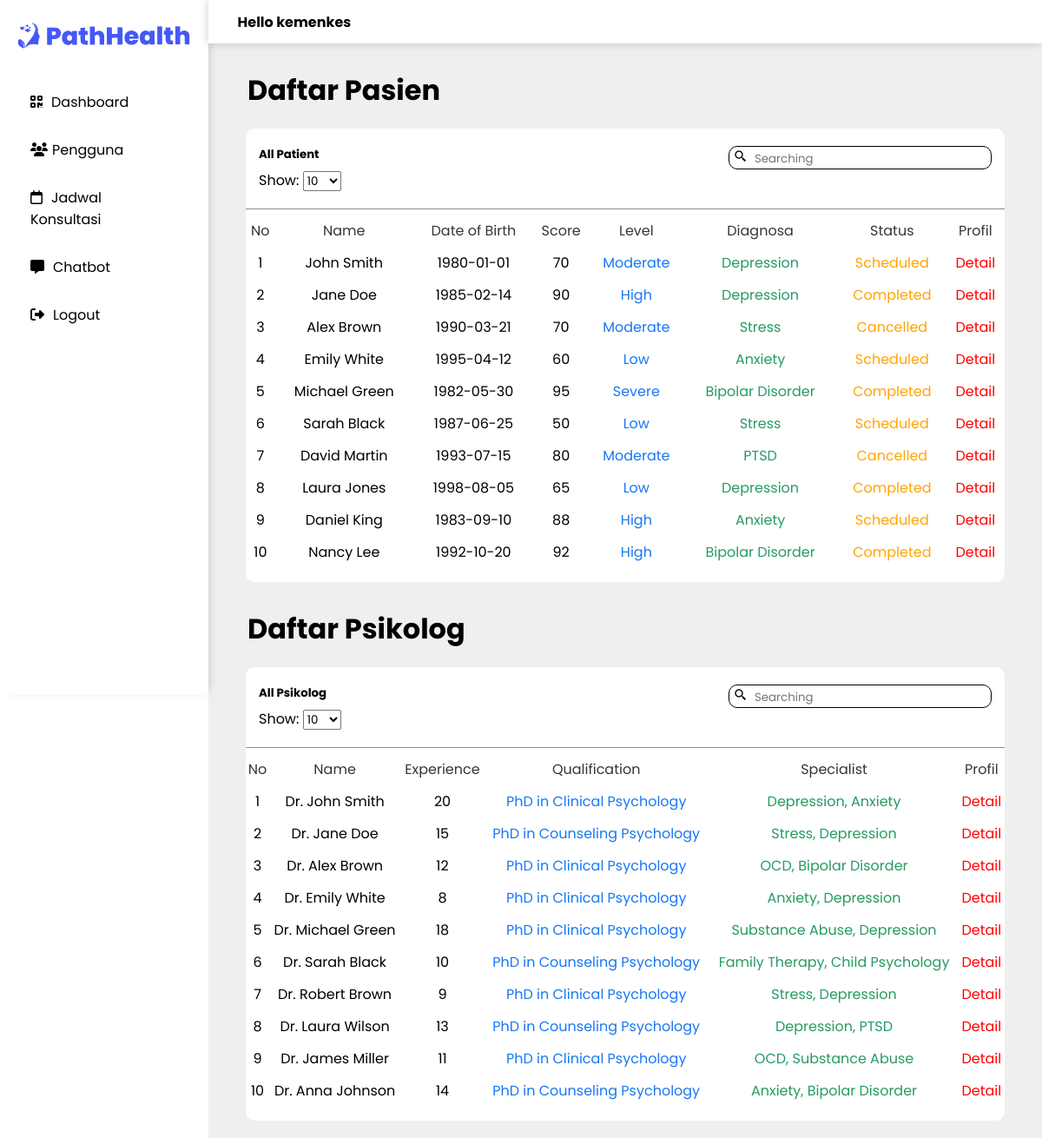
Page /dashboard/admin/pengguna.php (signed in) on the committed database.
### tables this page shows
CREATE TABLE `psychologists` (
  `psychologist_id` int(11) NOT NULL,
  `username` varchar(50) NOT NULL,
  `password` varchar(255) NOT NULL,
  `email` varchar(100) NOT NULL,
  `full_name` varchar(100) DEFAULT NULL,
  `qualifications` text DEFAULT NULL,
  `specialties` text DEFAULT NULL,
  `experience_years` int(11) DEFAULT NULL,
  `profile_picture` varchar(255) DEFAULT NULL,
  `created_at` timestamp NOT NULL DEFAULT current_timestamp(),
  `description` varchar(5000) NOT NULL,
  `id_wilayah` int(11) DEFAULT NULL
);

### dashboard/admin/pengguna.php (the view, shortened to what this page needs)
<?php
include "../koneksi.php";
$full_name = $_SESSION['full_name'];
?>
<!DOCTYPE html>
<html lang="en">
<head>
    <link rel="stylesheet" href="../../style/psikolog/daftarPasien.css">
    <link href='https://unpkg.com/boxicons@2.1.4/css/boxicons.min.css' rel='stylesheet'>
    <link rel="stylesheet" href="https://cdnjs.cloudflare.com/ajax/libs/font-awesome/6.5.1/css/all.min.css" />
</head>
<body>
    <div class="page">
        <div class="navbar">
            <div class="logo"><img src="../../asset/logo2.png" alt=""></div>
            <div class="dashboard"><i class='fas fa-qrcode '></i><a href="dashboard.php">Dashboard</a></div>
            <div class="daftarPsikolog"><i class="fa-solid fa-users"></i><a href="pengguna.php">Pengguna</a></div>
            <div class="jadwal"><i class="fa-regular fa-calendar"></i><a href="jadwalKonsultasi.php">Jadwal Konsultasi</a></div>
            <div class="laporan"><i class="fa-solid fa-message"></i><a href="chatbot.php">Chatbot</a></div>
            <div class="jadwal"><i class="fa-solid fa-right-from-bracket"></i><a href="../login/login.php">Logout</a></div>
        </div>
        <div class="main">
            <div class="container">
                <div class="profil">
                    <div class="user"><h4>Hello <?php echo $full_name; ?></h4></div>
                </div>
            </div>
            <div class="menu">
                <h1>Daftar Pasien</h1>
            </div>
            <div class="patient">
                <div class="sub">
                    <div class="box-sub">
                        <h5>All Patient</h5>
                    </div>
                    <div class="box-sub1">
                        <form action="searchUser.php" method="POST">
                            <i class='bx bx-search-alt-2'>
                                <input type="search" id="gsearch_user" name="gsearch_user" placeholder="Searching">
                            </i>
                        </form>
                    </div>
                </div>
                <form method="GET" action="">
                    <label for="patient_limit">Show:</label>
                    <select name="patient_limit" id="patient_limit" onchange="this.form.submit()">
                        <option value="10" <?php if(isset($_GET['patient_limit']) && $_GET['patient_limit'] == 10) echo 'selected'; ?>>10</option>
                    </select>
                </form>
                <div class="data">
                    <div class="card">
                        <div class="table">
                            <table class="bordered" width="100%">
                                <thead>
                                    <tr>
                                        <th>No</th>
                                        <th>Name</th>
                                        <th>Date of Birth</th>
                                        <th>Score</th>
                                        <th>Level</th>
                                        <th>Diagnosa</th>
                                        <th>Status</th>
                                        <th>Profil</th>
                                    </tr>
                                </thead>
                                <tbody>
                                    <?php
                                    $patient_limit = 10;
                                    $i=1;
                                    $result_patients = mysqli_query($conn, "SELECT users.user_id, users.full_name, users.date_of_birth, mentalhealthtests.score, mentalhealthtests.severity_level, mentalhealthtests.potential_diagnosis, consultations.status
                                                        FROM users
                                                        JOIN consultations ON users.user_id = consultations.user_id
                                                        JOIN mentalhealthtests ON users.user_id = mentalhealthtests.user_id
                                                        LIMIT $patient_limit");
                                    while($row = mysqli_fetch_array($result_patients, MYSQLI_ASSOC))
                                    {
                                    ?>
                                    <tr>
                                        <th><?php echo $i++;?></th>
                                        <th><?php echo $row['full_name'];?></th>
                                        <th><?php echo $row['date_of_birth'];?></th>
                                        <th><?php echo $row['score'];?></th>
                                        <th class="skor"><?php echo $row['severity_level'];?></th>
                                        <th class="aksi"><?php echo $row['potential_diagnosis'];?></th>
                                        <th class="status"><?php echo $row['status'];?></th>
                                        <th>
                                            <a href="dataPasien.php?user_id=<?php echo $row['user_id']; ?>">
                                                Detail
                                            </a>
                                        </th>
                                    </tr>
                                    <?php
                                        }
                                        ?>
                                </tbody>
                            </table>
                        </div>
                    </div>
                </div>
            </div>
            <div class="menu">
                <h1>Daftar Psikolog</h1>
            </div>
            <div class="patient">
                <div class="sub">
                    <div class="box-sub">
                        <h5>All Psikolog</h5>
                    </div>
                    <div class="box-sub1">
                        <form action="searchPsikolog.php" method="POST">
                            <i class='bx bx-search-alt-2'>
                                <input type="search" id="gsearch_psikolog" name="gsearch_psikolog" placeholder="Searching">
                            </i>
                        </form>
                    </div>
                </div>
                <form method="GET" action="">
                    <label for="psychologist_limit">Show:</label>
                    <select name="psychologist_limit" id="psychologist_limit" onchange="this.form.submit()">
                        <option value="10" <?php if(isset($_GET['psychologist_limit']) && $_GET['psychologist_limit'] == 10) echo 'selected'; ?>>10</option>
                    </select>
                </form>
                <div class="data">
                    <div class="card">
                        <div class="table">
                            <table class="bordered" width="100%">
                                <thead>
                                    <tr>
                                        <th>No</th>
                                        <th>Name</th>
                                        <th>Experience</th>
                                        <th>Qualification</th>
                                        <th>Specialist</th>
                                        <th>Profil</th>
                                    </tr>
                                </thead>
                                <tbody>
                                    <?php
                                    $psychologist_limit = 10;
                                    $i=1;
                                    $result_psychologists = mysqli_query($conn, "SELECT * FROM psychologists LIMIT $psychologist_limit");
                                    while($row = mysqli_fetch_array($result_psychologists, MYSQLI_ASSOC))
                                    {
                                    ?>
                                    <tr>
                                        <th><?php echo $i++;?></th>
                                        <th><?php echo $row['full_name'];?></th>
                                        <th><?php echo $row['experience_years'];?></th>
                                        <th class="skor"><?php echo $row['qualifications'];?></th>
                                        <th class="aksi"><?php echo $row['specialties'];?></th>
                                        <th>
                                            <a href="dataPsikolog.php?psychologist_id=<?php echo $row['psychologist_id']; ?>">
                                                Detail
                                            </a>
                                        </th>
                                    </tr>
                                    <?php
                                    }
                                    ?>
                                </tbody>
                            </table>
                        </div>
                    </div>
                </div>
            </div>
        </div>
    </div>
</body>
</html>

### style/psikolog/daftarPasien.css (style rules this page uses)
* { margin: 0; padding: 0; box-sizing: border-box; font-family: "Poppins", sans-serif; scroll-behavior: smooth; color: #000000; }
.page { display: flex; width: 100%; height: 100%; }
.page .navbar { padding: 20px; width: 20%; height: 100vh; box-shadow: 5px 0 10px -5px rgba(0, 0, 0, 0.2); position: fixed; top: 0; left: 0; background: white; overflow-y: auto; }
.page .navbar .logo img { width: 100%; margin-bottom: 20px; }
.page .navbar .dashboard { padding: 15px; }
.page .navbar .dashboard a { padding: 5px; text-decoration: none; }
.page .navbar i { padding-right: 5px; }
.page .navbar .daftarPsikolog { padding: 15px; }
.page .navbar .daftarPsikolog a { text-decoration: none; }
.page .navbar .jadwal { padding: 15px; }
.page .navbar .jadwal a { padding: 5px; text-decoration: none; }
.page .navbar .laporan { padding: 15px; }
.page .navbar .laporan a { padding-left: 5px; text-decoration: none; }
.page .main { margin-left: 20%; width: 80%; padding: 20px; margin-top: 30px; background-color: #efefef; }
.page .main .container { display: flex; position: fixed; top: 0; left: 20%; background: white; z-index: 2; align-items: center; width: 80%; height: 50px; box-shadow: 0 0 10px rgba(0, 0, 0, 0.2); }
.page .main .container .profil { width: 100%; display: flex; text-align: left; align-items: center; }
.page .main .container .profil .user { width: 93%; margin-inline: auto; }
.page .main .menu { margin-top: 30px; }
.page .main .menu h1 { padding-left: 25px; }
.page .main .patient { margin-top: 20px; background-color: white; border-radius: 10px; margin-inline: auto; width: 95%; padding-bottom: 20px; }
.page .main .patient .sub { padding-top: 20px; padding-right: 15px; display: flex; justify-content: space-between; }
.page .main .patient .sub .box-sub { padding-left: 15px; }
.page .main .patient .sub .box-sub1 { padding-right: 15px; border: 1px solid #000; border-radius: 10px; }
.page .main .patient .sub .box-sub1 form i { padding-left: 5px; }
.page .main .patient .sub .box-sub1 form i input { border: none; outline: none; }
.page .main .patient .data { margin-top: 20px; border-top: 1px solid #928b8b; text-align: center; font-family: "Poppins", sans-serif; }
.page .main .patient .data .card .table table thead tr th { font-weight: normal; color: #373535; font-family: "Poppins", sans-serif; }
.page .main .patient .data .card .table table tr .skor { color: #1678F2; }
.page .main .patient .data .card .table table tr .aksi { color: #269A64; }
.page .main .patient .data .card .table table tr .status { color: orange; }
.page .main .patient .data .card .table table tr th { padding-top: 10px; font-weight: normal; }
.page .main .patient .data .card .table table tr th a { color: red; text-decoration: none; }
form label { padding-left: 15px; }

### rows in the picture
psychologists: full_name "Dr. John Smith", experience_years "20", qualifications "PhD in Clinical Psychology", specialties "Depression, Anxiety"
psychologists: full_name "Dr. Jane Doe", experience_years "15", qualifications "PhD in Counseling Psychology", specialties "Stress, Depression"
psychologists: full_name "Dr. Alex Brown", experience_years "12", qualifications "PhD in Clinical Psychology", specialties "OCD, Bipolar Disorder"
psychologists: full_name "Dr. Emily White", experience_years "8", qualifications "PhD in Clinical Psychology", specialties "Anxiety, Depression"
psychologists: full_name "Dr. Michael Green", experience_years "18", qualifications "PhD in Clinical Psychology", specialties "Substance Abuse, Depression"
psychologists: full_name "Dr. Sarah Black", experience_years "10", qualifications "PhD in Counseling Psychology", specialties "Family Therapy, Child Psychology"
psychologists: full_name "Dr. Robert Brown", experience_years "9", qualifications "PhD in Clinical Psychology", specialties "Stress, Depression"
psychologists: full_name "Dr. Laura Wilson", experience_years "13", qualifications "PhD in Counseling Psychology", specialties "Depression, PTSD"
psychologists: full_name "Dr. James Miller", experience_years "11", qualifications "PhD in Clinical Psychology", specialties "OCD, Substance Abuse"
psychologists: full_name "Dr. Anna Johnson", experience_years "14", qualifications "PhD in Counseling Psychology", specialties "Anxiety, Bipolar Disorder"

### other values in the picture
$full_name "kemenkes"
$row['full_name'] "John Smith"
$row['date_of_birth'] "1980-01-01"
$row['score'] "70"
$row['severity_level'] "Moderate"
$row['potential_diagnosis'] "Depression"
$row['status'] "Scheduled"
$row['full_name'] "Jane Doe"
$row['date_of_birth'] "1985-02-14"
$row['score'] "90"
$row['severity_level'] "High"
$row['status'] "Completed"
$row['full_name'] "Alex Brown"
$row['date_of_birth'] "1990-03-21"
$row['potential_diagnosis'] "Stress"
